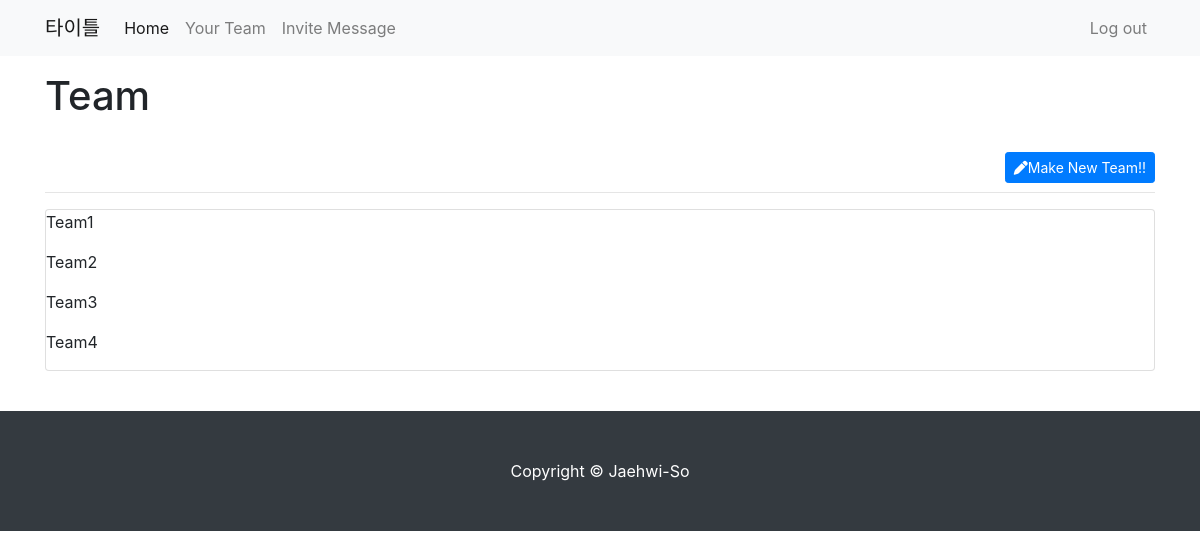
The page /main/team/ (signed in) on the database its author committed.
### brainservice/models.py (models this page shows, shortened)
class Team(models.Model):
    title = models.CharField(max_length=50, null=False)
    created_at = models.DateTimeField(auto_now_add=True)
    updated_at = models.DateTimeField(auto_now=True)
    users = models.ManyToManyField(User, blank=True)   # null=True를 설정필요없음
    admin = models.ForeignKey(User, blank=False, null=False, on_delete=models.CASCADE, related_name='admin_teams')

### mainservice/views.py (the view)
# urls.py: path('team/', views.TeamList.as_view()),
class TeamList(LoginRequiredMixin, TemplateView):
    template_name = 'main/team.html'
    def get_context_data(self, **kwargs):
        context = super().get_context_data(**kwargs)
        user = self.request.user
        teams = user.team_set.all()  # 사용자가 속한 모든 팀 가져오기
        context['teams'] = teams
        return context

### templates/main/team.html (shortened to what this page needs)
{% extends 'main/base.html' %}
{% block main_area %}
    <div class="container my-3">
        <div class="row">
            <div class="col-md-12 col-lg-12">
                <h1>Team</h1>
                <br>
                {% if user.is_authenticated %}
                    <a class="btn btn-primary btn-sm float-right" href="/main/create_team/" role="botton">
                    <i class="fas fa-pen"></i>Make New Team!!</a>
                {% endif %}
                <br>
                <hr>
                <div class="card mb-4">
                    {% for team in teams %}
                        <p>{{ team.title }}</p>
                    {% empty %}
                        <p>No teams found.</p>
                    {% endfor %}
                </div>
            </div>
            </div>
        </div>
{% endblock %}

### rows shown on the page
Team: title "Team1"
Team: title "Team2"
Team: title "Team3"
Team: title "Team4"
